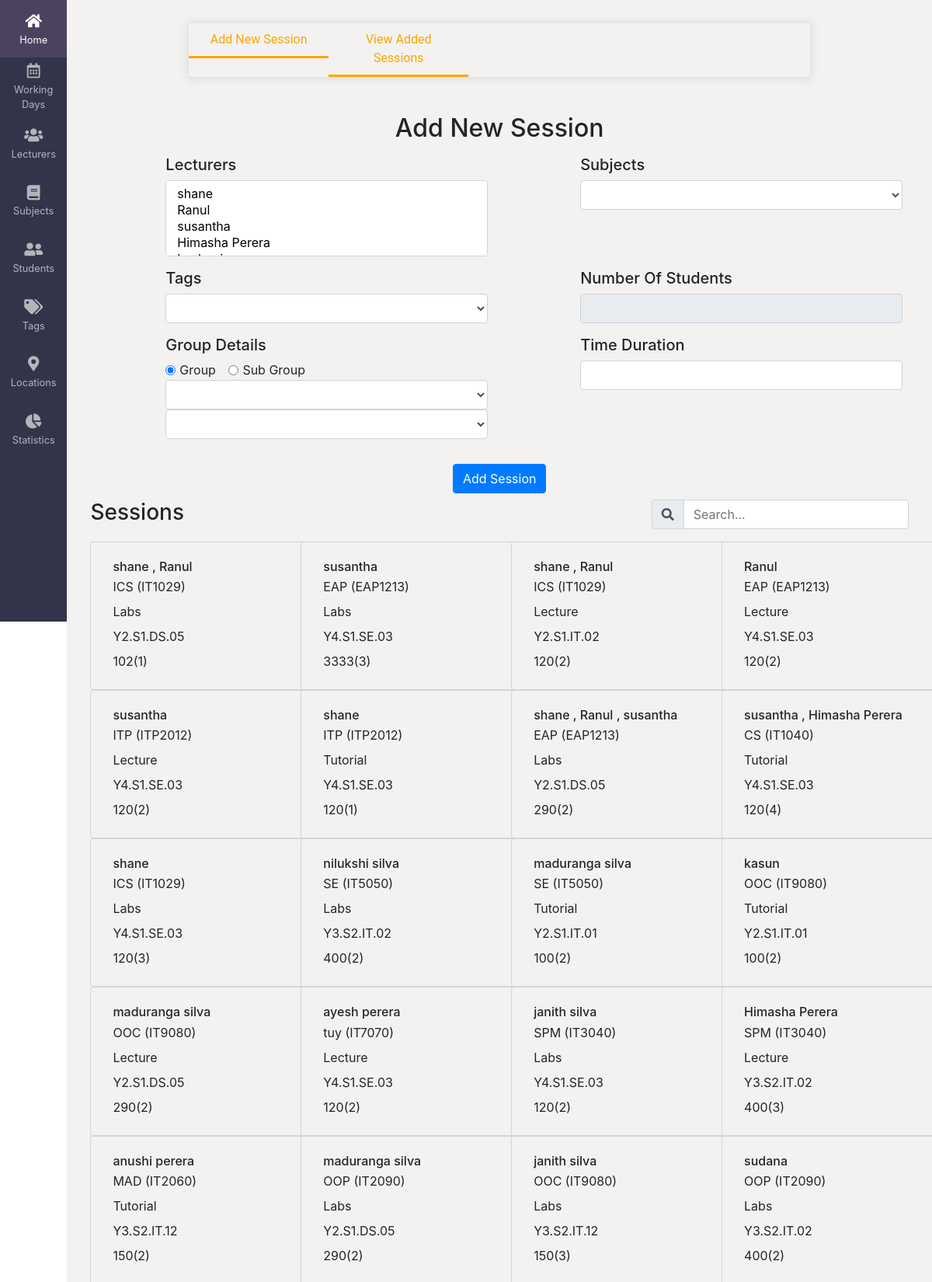
The app's page /sessions/ (upper part) with its own data.
### timetable/models.py (models this page shows, shortened)
class Session(models.Model):
    lecturers = models.ManyToManyField(Lecturer)
    subject = models.ForeignKey(Subjects, on_delete=models.CASCADE)
    tag = models.ForeignKey(Tags, on_delete=models.CASCADE)
    group_id = models.ForeignKey(Group, on_delete=models.CASCADE)
    subgroup_id = models.ForeignKey(
        Subgroup, on_delete=models.CASCADE, null=True, blank=True)
    student_count = models.IntegerField(default=1)
    duration = models.IntegerField(default=1)
    consecutive_session = models.ForeignKey(
        'self', on_delete=models.CASCADE, null=True, blank=True)
    objects = models.Manager()
    def get_lecturers(self):
        if self.lecturers:
            return '%s' % " , ".join([lecturer.name for lecturer in self.lecturers.all()])

class Lecturer(models.Model):
    name = models.CharField(max_length=100, blank=True)
    center = models.CharField(max_length=100, blank=True)
    employee_id = models.CharField(max_length=6, blank=True)
    building = models.CharField(max_length=100, blank=True)
    faculty = models.CharField(max_length=100, blank=True)
    level = models.IntegerField(blank=True, null=True)
    department = models.CharField(max_length=100, blank=True)
    rank = models.CharField(max_length=100, blank=True)
    objects = models.Manager()

class Subjects(models.Model):
    offeredYear = models.CharField(max_length=4, blank=True)
    offeredSemester = models.CharField(max_length=100, blank=True)
    subjectName = models.CharField(max_length=100, blank=True)
    subjectCode = models.CharField(max_length=10, blank=True)
    noLecHours = models.IntegerField(blank=True, null=True)
    noTutHours = models.IntegerField(blank=True, null=True)
    noLabHours = models.IntegerField(blank=True, null=True)
    noEveHours = models.IntegerField(blank=True, null=True)
    objects = models.Manager()

class Tags(models.Model):
    label = models.CharField(max_length=25, unique=True)
    color = models.CharField(max_length=25, unique=True)

class Group(models.Model):
    academic_year_semester = models.ForeignKey(
        AcademicYearSemester, on_delete=models.CASCADE)
    programme = models.ForeignKey(Programme, on_delete=models.CASCADE)
    group_no = models.CharField(max_length=2)
    student_count = models.IntegerField(null=True, blank=True)
    generated_group = models.CharField(max_length=100, blank=True, null=True)
    class Meta:
        constraints = [
            models.UniqueConstraint(
                fields=['academic_year_semester', 'programme', 'group_no'], name='student_details')
        ]

### timetable/views.py (the view)
# urls.py: path('sessions/', views.Session.as_view(), name='sessions'),
class Session(generic.ListView):
    model = Session1
    template_name = 'session_allocate.html'
    context_object_name = 'sessions'
    queryset = Session1.objects.prefetch_related('lecturers')
    def get_context_data(self, **kwargs):
        context = super(Session, self).get_context_data(**kwargs)
        context.update({
            'lecturers': Lecturer1.objects.all(),
            'tags': Tags.objects.all(),
            'subjects': Subjects1.objects.all(),
            'groups': Group.objects.all(),
            'subgroups': Subgroup.objects.select_related('group'),
            'sessions': Session1.objects.prefetch_related('group_id', 'subject', 'tag', 'subgroup_id').all(),
        })
        return context

### template/session_allocate.html (shortened to what this page needs)
{% extends 'base.html' %}
{% load static %}
{% block content %}
<div class="row">
  <div class="cycle-tab-container">
    <ul class="nav nav-tabs">
    <li class="cycle-tab-item active">
      <a class="nav-link" role="tab" id="addsection" data-toggle="tab" href="">Add New Session</a>
    </li>
    <li class="cycle-tab-item active">
      <a class="nav-link" role="tab" id="viewsection" data-toggle="tab" href="">View Added Sessions</a>
    </li>
  </ul>
  </div>
</div>
<div id="addingform">
  <div class="row">
    <div class="col mt-3 text-center">
      <h2>Add New Session</h2>
    </div>
  </div>
<form action="" class="container" id="addsession" name="addsession">
    <div class="row p-2">
      <div class="col-1">
      </div>
      <div class="col-5">
        <h5>Lecturers</h5>
          <select
            class="form-control sel2"
            id="loadlecturers"
            name="loadlecturers"
            multiple="multiple"
          >
          {% for lecturer in lecturers %}
          <option style="color:black;" value="{{lecturer.id}}">{{lecturer.name}}</option>
          {% endfor %}
        </select>
      </div>
      <div class="col-1">
      </div>
      <div class="col-5">
          <h5>Subjects</h5>
          <select
            class="form-control sel2"
            id="loadsubjects"
            name="loadsubjects"
          >
          <option class="d-none" disabled selected></option>
          {% for subject in subjects %}
          <option style="color:black;" value="{{subject.id}}">{{subject.subjectName}}</option>
          {% endfor %}
        </select>
        </div>
    </div>
    <div class="row p-2">
      <div class="col-1">
      </div>
      <div class="col-5">
        <h5>Tags</h5>
          <select
          class="form-control sel2"
          id="loadtags"
          name="loadtags"
        >
        <option class="d-none" disabled selected></option>
        {% for tag in tags %}
          <option style="color:black;" value="{{tag.id}}">{{tag.label}}</option>
          {% endfor %}
      </select>
      </div>
      <div class="col-1">
      </div>
      <div class="col-5">
          <h5>Number Of Students</h5>
          <input
            value=""
            class="form-control"
            type="text"
            name="nostudents"
            id="nostudents"
            readonly
          />
        </div>
    </div>
    <div class="row p-2">
      <div class="col-1">
      </div>
      <div class="col-5">
        <h5>Group Details</h5>
        <div class="form-check form-check-inline">
          <input class="form-check-input" checked type="radio" name="groups" id="inlineRadio1" value="1">
          <label class="form-check-label" for="inlineRadio1">Group</label>
        </div>
        <div class="form-check form-check-inline">
          <input class="form-check-input" type="radio" name="groups" id="inlineRadio2" value="2">
          <label class="form-check-label" for="inlineRadio2">Sub Group</label>
        </div>
        <div id="divgroup">
        <select
        class="form-control sel2"
        id="loadgroups"
       name="loadgroups"
      >
      <option class="d-none" disabled selected></option>
      {% for group in groups %}
          <option style="color:black;" data-value="{{group.student_count}}" value="{{group.id}}"> {{group.generated_group}}&nbsp; |&nbsp;{{group.student_count}}</option>
      {% endfor %}
    </select>
    </div>
    <div id="divsubgroup">
    <select
        class="form-control sel2"
        id="loadsubgroups"
       name="loadsubgroups"
      >
      <option class="d-none" disabled selected></option>
      {% for subgroup in subgroups %}
          <option style="color:black;" data-value="{{subgroup.group.student_count}}" value="{{subgroup.id}}">{{subgroup.generated_subgroup}}&nbsp; |&nbsp;{{subgroup.group.student_count}}</option>
      {% endfor %}
    </select>
    </div>
      </div>
      <div class="col-1">
      </div>
      <div class="col-5">
      <h5>Time Duration</h5>
      <input
        class="form-control OnlyNumber"
        type="number"
        name="duration"
        id="duration"
      />
        </div>
    </div>
    <div class="row p-2">
    </div>
    <div class="row p-2">
      <div class="col-12">
      <center>
          <button type="submit" name="" id="addses" class="btn btn-primary" btn-lg btn-block">Add Session</button>
      </center>
      </div>
    </div>
  </form>
</div>
<div class="container" id="tablediv">
  <div class="row">
  <div class="col-8">
  <h3>Sessions</h3>
</div>
    <div class="col-4">
    <div class="input-group mb-3">
      <div class="input-group-prepend">
        <span class="input-group-text" id="basic-addon1"><i class="fas fa-search"></i></span>
      </div>
      <input type="text" class="form-control" id="myInput" placeholder="Search..." aria-label="Username" aria-describedby="basic-addon1">
    </div>
    </div>
</div>
<div class="row">
{% for session in sessions %}
<div class="col-3" id="sessionblock">
  <div class="card p-2" style="width: 18rem;" id="card">
    <div class="card-body" style="line-height: 100%;">
      <h6 class="card-subtitle mb-2 text">{{session.get_lecturers}}</h6>
      <p class="card-text">{{session.subject.subjectName}} ({{session.subject.subjectCode}})</p>
      <p class="card-text">{{session.tag.label}}</p>
      <p class="card-text">{{session.group_id.generated_group}}</p>
      <p class="card-text">{{session.student_count}}({{session.duration}})</p>
    </div>
  </div>
</div>
{% endfor %}
</div>
</div>
{% endblock %}

### template/base.html (style rules this page uses)
html, body { height: 100%; }
.sidebar ul i, li { color: white; }
.card { background: #f3f2f1; }
.cycle-tab-container { margin: 30px auto; width: 800px; box-shadow: 0 0 10px 2px #ddd; }
.cycle-tab-container a { color: #173649; font-size: 16px; font-family: roboto; text-align: center; }
.cycle-tab-item { width: 180px; }
.cycle-tab-item:after { display: block; content: ""; border-bottom: solid 3px orange; transform: scaleX(0); transition: transform 0ms ease-out; }
.cycle-tab-item.active:after { transform: scaleX(1); transform-origin: 0% 50%; transition: transform 5000ms ease-in; }
.nav-link:focus, .nav-link:hover, .cycle-tab-item.active a { border-color: transparent !important; color: orange; }

### records on screen
Session: get_lecturers "shane , Ranul", subject.subjectName "ICS", subject.subjectCode "IT1029", tag.label "Labs", group_id.generated_group "Y2.S1.DS.05", student_count "102", duration "1"
Session: get_lecturers "susantha", subject.subjectName "EAP", subject.subjectCode "EAP1213", tag.label "Labs", group_id.generated_group "Y4.S1.SE.03", student_count "3333", duration "3"
Session: get_lecturers "shane , Ranul", subject.subjectName "ICS", subject.subjectCode "IT1029", tag.label "Lecture", group_id.generated_group "Y2.S1.IT.02", student_count "120", duration "2"
Session: get_lecturers "Ranul", subject.subjectName "EAP", subject.subjectCode "EAP1213", tag.label "Lecture", group_id.generated_group "Y4.S1.SE.03", student_count "120", duration "2"
Session: get_lecturers "susantha", subject.subjectName "ITP", subject.subjectCode "ITP2012", tag.label "Lecture", group_id.generated_group "Y4.S1.SE.03", student_count "120", duration "2"
Session: get_lecturers "shane", subject.subjectName "ITP", subject.subjectCode "ITP2012", tag.label "Tutorial", group_id.generated_group "Y4.S1.SE.03", student_count "120", duration "1"
Session: get_lecturers "shane , Ranul , susantha", subject.subjectName "EAP", subject.subjectCode "EAP1213", tag.label "Labs", group_id.generated_group "Y2.S1.DS.05", student_count "290", duration "2"
Session: get_lecturers "susantha , Himasha Perera", subject.subjectName "CS", subject.subjectCode "IT1040", tag.label "Tutorial", group_id.generated_group "Y4.S1.SE.03", student_count "120", duration "4"
Session: get_lecturers "shane", subject.subjectName "ICS", subject.subjectCode "IT1029", tag.label "Labs", group_id.generated_group "Y4.S1.SE.03", student_count "120", duration "3"
Session: get_lecturers "nilukshi silva", subject.subjectName "SE", subject.subjectCode "IT5050", tag.label "Labs", group_id.generated_group "Y3.S2.IT.02", student_count "400", duration "2"
Session: get_lecturers "maduranga silva", subject.subjectName "SE", subject.subjectCode "IT5050", tag.label "Tutorial", group_id.generated_group "Y2.S1.IT.01", student_count "100", duration "2"
Session: get_lecturers "kasun", subject.subjectName "OOC", subject.subjectCode "IT9080", tag.label "Tutorial", group_id.generated_group "Y2.S1.IT.01", student_count "100", duration "2"
Session: get_lecturers "maduranga silva", subject.subjectName "OOC", subject.subjectCode "IT9080", tag.label "Lecture", group_id.generated_group "Y2.S1.DS.05", student_count "290", duration "2"
Session: get_lecturers "ayesh perera", subject.subjectName "tuy", subject.subjectCode "IT7070", tag.label "Lecture", group_id.generated_group "Y4.S1.SE.03", student_count "120", duration "2"
Session: get_lecturers "janith silva", subject.subjectName "SPM", subject.subjectCode "IT3040", tag.label "Labs", group_id.generated_group "Y4.S1.SE.03", student_count "120", duration "2"
Session: get_lecturers "Himasha Perera", subject.subjectName "SPM", subject.subjectCode "IT3040", tag.label "Lecture", group_id.generated_group "Y3.S2.IT.02", student_count "400", duration "3"
Session: get_lecturers "anushi perera", subject.subjectName "MAD", subject.subjectCode "IT2060", tag.label "Tutorial", group_id.generated_group "Y3.S2.IT.12", student_count "150", duration "2"
Session: get_lecturers "maduranga silva", subject.subjectName "OOP", subject.subjectCode "IT2090", tag.label "Labs", group_id.generated_group "Y2.S1.DS.05", student_count "290", duration "2"
Session: get_lecturers "janith silva", subject.subjectName "OOC", subject.subjectCode "IT9080", tag.label "Labs", group_id.generated_group "Y3.S2.IT.12", student_count "150", duration "3"
Session: get_lecturers "sudana", subject.subjectName "OOP", subject.subjectCode "IT2090", tag.label "Labs", group_id.generated_group "Y3.S2.IT.02", student_count "400", duration "2"
